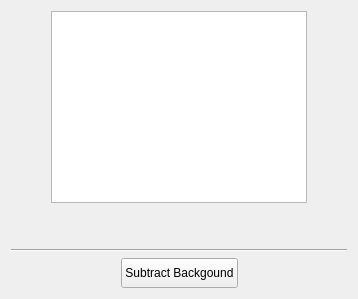
       <widget class="QWidget" name="tabSpectra">
        <property name="autoFillBackground">
         <bool>true</bool>
        </property>
        <attribute name="icon">
         <iconset>
          <normaloff>icons/010-refraction-new.png</normaloff>icons/010-refraction-new.png</iconset>
        </attribute>
        <attribute name="title">
         <string>Spectra</string>
        </attribute>
        <layout class="QGridLayout" name="gridLayout_7">
         <item row="2" column="0">
          <widget class="Line" name="line_4">
           <property name="sizePolicy">
            <sizepolicy hsizetype="Expanding" vsizetype="Fixed">
             <horstretch>0</horstretch>
             <verstretch>0</verstretch>
            </sizepolicy>
           </property>
           <property name="orientation">
            <enum>Qt::Horizontal</enum>
           </property>
          </widget>
         </item>
         <item row="3" column="0">
          <layout class="QHBoxLayout" name="horizontalLayout_4">
           <item>
            <spacer name="horizontalSpacer_3">
             <property name="orientation">
              <enum>Qt::Horizontal</enum>
             </property>
             <property name="sizeHint" stdset="0">
              <size>
               <width>40</width>
               <height>20</height>
              </size>
             </property>
            </spacer>
           </item>
           <item>
            <widget class="QPushButton" name="btnSubBackground">
             <property name="sizePolicy">
              <sizepolicy hsizetype="Fixed" vsizetype="Fixed">
               <horstretch>0</horstretch>
               <verstretch>0</verstretch>
              </sizepolicy>
             </property>
             <property name="minimumSize">
              <size>
               <width>0</width>
               <height>30</height>
              </size>
             </property>
             <property name="text">
              <string>Subtract Backgound</string>
             </property>
             <property name="icon">
              <iconset>
               <normaloff>icons/018-subtracting-button-new.png</normaloff>icons/018-subtracting-button-new.png</iconset>
             </property>
             <property name="iconSize">
              <size>
               <width>25</width>
               <height>25</height>
              </size>
             </property>
            </widget>
           </item>
           <item>
            <spacer name="horizontalSpacer_4">
             <property name="orientation">
              <enum>Qt::Horizontal</enum>
             </property>
             <property name="sizeHint" stdset="0">
              <size>
               <width>40</width>
               <height>20</height>
              </size>
             </property>
            </spacer>
           </item>
          </layout>
         </item>
         <item row="0" column="0">
          <layout class="QHBoxLayout" name="horizontalLayout_6">
           <item>
            <spacer name="horizontalSpacer_8">
             <property name="orientation">
              <enum>Qt::Horizontal</enum>
             </property>
             <property name="sizeType">
              <enum>QSizePolicy::Preferred</enum>
             </property>
             <property name="sizeHint" stdset="0">
              <size>
               <width>40</width>
               <height>20</height>
              </size>
             </property>
            </spacer>
           </item>
           <item>
            <layout class="QVBoxLayout" name="verticalLayout_2">
             <property name="sizeConstraint">
              <enum>QLayout::SetDefaultConstraint</enum>
             </property>
             <item>
              <widget class="PlotWidget" name="pgSpectra">
               <property name="sizePolicy">
                <sizepolicy hsizetype="Expanding" vsizetype="Expanding">
                 <horstretch>0</horstretch>
                 <verstretch>0</verstretch>
                </sizepolicy>
               </property>
               <property name="alignment">
                <set>Qt::AlignCenter</set>
               </property>
               <property name="renderHints">
                <set>QPainter::HighQualityAntialiasing|QPainter::TextAntialiasing</set>
               </property>
               <property name="resizeAnchor">
                <enum>QGraphicsView::NoAnchor</enum>
               </property>
              </widget>
             </item>
             <item>
              <spacer name="verticalSpacer">
               <property name="orientation">
                <enum>Qt::Vertical</enum>
               </property>
               <property name="sizeType">
                <enum>QSizePolicy::Preferred</enum>
               </property>
               <property name="sizeHint" stdset="0">
                <size>
                 <width>20</width>
                 <height>40</height>
                </size>
               </property>
              </spacer>
             </item>
            </layout>
           </item>
           <item>
            <spacer name="horizontalSpacer_9">
             <property name="orientation">
              <enum>Qt::Horizontal</enum>
             </property>
             <property name="sizeType">
              <enum>QSizePolicy::Preferred</enum>
             </property>
             <property name="sizeHint" stdset="0">
              <size>
               <width>40</width>
               <height>20</height>
              </size>
             </property>
            </spacer>
           </item>
          </layout>
         </item>
        </layout>
       </widget>
